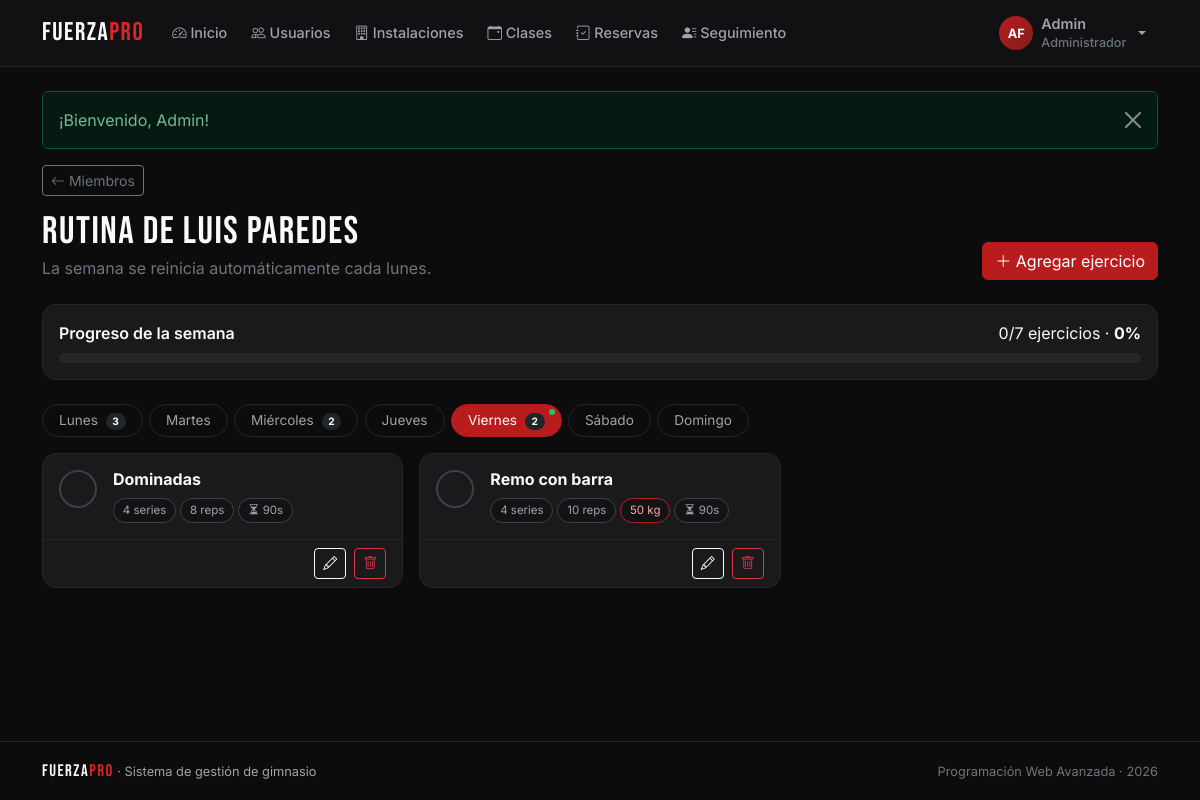
The app's page /index.php?r=rutina/index&miembro=4 (signed in) with its own data.
### tables this page shows
CREATE TABLE usuarios (
  id               INT AUTO_INCREMENT PRIMARY KEY,
  nombre           VARCHAR(50)  NOT NULL,
  apellido         VARCHAR(50)  NOT NULL DEFAULT '',
  correo           VARCHAR(100) NOT NULL UNIQUE,
  contrasena       VARCHAR(255) NOT NULL,
  id_rol           INT          NOT NULL,
  telefono         VARCHAR(15)  NULL,
  fecha_nacimiento DATE         NULL,
  genero           ENUM('Masculino','Femenino','Otro') NULL,
  especialidad     VARCHAR(50)  NULL,
  nivel            ENUM('Principiante','Intermedio','Avanzado') NULL,
  objetivo         VARCHAR(255) NULL,
  activo           TINYINT(1)   NOT NULL DEFAULT 1,
  creado_en        DATETIME     NOT NULL DEFAULT CURRENT_TIMESTAMP,
  CONSTRAINT fk_usuarios_roles FOREIGN KEY (id_rol) REFERENCES roles(id)
);

CREATE TABLE ejercicios_rutina (
  id            INT AUTO_INCREMENT PRIMARY KEY,
  id_miembro    INT          NOT NULL,
  dia           ENUM('Lunes','Martes','Miercoles','Jueves','Viernes','Sabado','Domingo') NOT NULL,
  nombre        VARCHAR(60)  NOT NULL,
  series        VARCHAR(10)  NULL,
  repeticiones  VARCHAR(15)  NULL,
  descanso      VARCHAR(10)  NULL,
  peso          VARCHAR(10)  NULL,
  notas         VARCHAR(255) NULL,
  orden         INT          NOT NULL DEFAULT 0,
  creado_por    INT          NULL,
  CONSTRAINT fk_rutina_miembro FOREIGN KEY (id_miembro) REFERENCES usuarios(id) ON DELETE CASCADE,
  CONSTRAINT fk_rutina_autor   FOREIGN KEY (creado_por) REFERENCES usuarios(id) ON DELETE SET NULL
);

### core/Auth.php (called while the page is built, shortened)
<?php
class Auth
{
    public static function check(): bool
    {
        return isset($_SESSION['usuario']);
    }
    public static function rol(): ?int
    {
        return $_SESSION['usuario']['id_rol'] ?? null;
    }
    public static function es(int ...$roles): bool
    {
        return self::check() && in_array(self::rol(), $roles, true);
    }
}

### controllers/RutinaController.php (called while the page is built, shortened)
<?php
class RutinaController extends Controller
{
    public function index(): void
    {
        $m = $this->exigirMiembro('rutina/index', 'Rutinas');
        $dia = in_array($_GET['dia'] ?? '', DIAS, true) ? $_GET['dia'] : dia_actual();
        [$hechos, $total] = Ejercicio::progresoSemana((int) $m['id']);
        $this->view('rutina/index', [
            'titulo'  => Auth::es(Auth::MIEMBRO) ? 'Mi rutina' : 'Rutina de ' . $m['nombre'],
            'miembro' => $m,
            'rutina'  => Ejercicio::rutinaSemanal((int) $m['id']),
            'dia'     => $dia,
            'hechos'  => $hechos,
            'total'   => $total,
            'pm'      => $this->paramsMiembro($m),
        ]);
    }
}

### core/Router.php (called while the page is built, shortened)
<?php
class Router
{
    public static function dispatch(string $ruta): void
    {
        if (!preg_match('#^([a-z]+)/([a-z]+)$#', $ruta, $m)) {
            self::noEncontrado();
        }
        [, $nombre, $accion] = $m;
        (new $clase())->$accion();
    }
}

### index.php (called while the page is built, shortened)
<?php
require __DIR__ . '/core/helpers.php';
require __DIR__ . '/core/Database.php';
require __DIR__ . '/core/Auth.php';
require __DIR__ . '/core/Model.php';
require __DIR__ . '/core/Controller.php';
require __DIR__ . '/core/Router.php';
Router::dispatch(is_string($_GET['r'] ?? null) ? $_GET['r'] : '');

### core/helpers.php (called while the page is built, shortened)
<?php
function e($valor): string
{
    return htmlspecialchars((string) ($valor ?? ''), ENT_QUOTES, 'UTF-8');
}
function url(string $ruta = 'inicio/index', array $params = []): string
{
    $params = array_merge(['r' => $ruta], $params);
    return 'index.php?' . http_build_query($params);
}
function dia_bonito(string $dia): string
{
    return ['Miercoles' => 'Miércoles', 'Sabado' => 'Sábado'][$dia] ?? $dia;
}
function dia_actual(): string
{
    return DIAS[(int) date('N') - 1];
}
function inicio_semana(): string
{
    return date('Y-m-d', strtotime('monday this week'));
}

### core/Database.php (called while the page is built, shortened)
<?php
class Database
{
    private static ?PDO $pdo = null;
    public static function get(): PDO
    {
        if (self::$pdo === null) {
            $dsn = 'mysql:host=' . DB_HOST . ';port=' . DB_PORT
                 . ';dbname=' . DB_NAME . ';charset=utf8mb4';
            try {
                self::$pdo = new PDO($dsn, DB_USER, DB_PASS, [
                    PDO::ATTR_ERRMODE            => PDO::ERRMODE_EXCEPTION,
                    PDO::ATTR_DEFAULT_FETCH_MODE => PDO::FETCH_ASSOC,
                    PDO::ATTR_EMULATE_PREPARES   => false,
                ]);
                self::$pdo->exec("SET time_zone = '" . date('P') . "'");
            } catch (PDOException $e) {
                http_response_code(500);
                $detalle = DEBUG ? '<br><small>' . htmlspecialchars($e->getMessage()) . '</small>' : '';
                exit('<h3 style="font-family:sans-serif">No se pudo conectar a la base de datos.'
                    . ' Revise config/config.php e importe gimnasio.sql.' . $detalle . '</h3>');
            }
        }
        return self::$pdo;
    }
}

### core/Model.php (called while the page is built, shortened)
<?php
abstract class Model
{
    protected static string $tabla;
    protected static function db(): PDO
    {
        return Database::get();
    }
    protected static function query(string $sql, array $params = []): PDOStatement
    {
        $st = self::db()->prepare($sql);
        $st->execute($params);
        return $st;
    }
    public static function find(int $id): ?array
    {
        $fila = self::query('SELECT * FROM ' . static::$tabla . ' WHERE id = ?', [$id])->fetch();
        return $fila ?: null;
    }
}

### models/Ejercicio.php (called while the page is built, shortened)
<?php
class Ejercicio extends Model
{
    public static function rutinaSemanal(int $miembro): array
    {
        $sql = 'SELECT e.*,
                       EXISTS(SELECT 1 FROM registros_entrenamiento r
                               WHERE r.id_ejercicio = e.id AND r.fecha >= ?) AS hecho
                  FROM ejercicios_rutina e
                 WHERE e.id_miembro = ?
                 ORDER BY FIELD(e.dia, ' . implode(',', array_map(fn($d) => "'$d'", DIAS)) . '), e.orden, e.id';
        $porDia = array_fill_keys(DIAS, []);
        foreach (self::query($sql, [inicio_semana(), $miembro])->fetchAll() as $fila) {
            $porDia[$fila['dia']][] = $fila;
        }
        return $porDia;
    }
}

### views/rutina/index.php (the view, shortened to what this page needs)
<?php
$pct = $total ? round($hechos / $total * 100) : 0;
$esMiembro = Auth::es(Auth::MIEMBRO);
?>
<?php if (!$esMiembro): ?>
  <a href="<?= url('miembros/index') ?>" class="btn btn-sm btn-outline-secondary mb-3"><i class="bi bi-arrow-left"></i> Miembros</a>
<?php endif; ?>
<div class="fp-page-head">
  <div>
    <h1 class="fp-title"><?= $esMiembro ? 'Mi rutina' : 'Rutina de ' . e($miembro['nombre'] . ' ' . $miembro['apellido']) ?></h1>
    <p class="text-secondary mb-0">La semana se reinicia automáticamente cada lunes.</p>
  </div>
  <button class="btn btn-danger" data-bs-toggle="modal" data-bs-target="#modalEjercicio"><i class="bi bi-plus-lg"></i> Agregar ejercicio</button>
</div>
<div class="card fp-card mb-4">
  <div class="card-body">
    <div class="d-flex justify-content-between mb-2">
      <span class="fw-semibold">Progreso de la semana</span>
      <span><span id="progresoTexto"><?= $hechos ?>/<?= $total ?></span> ejercicios · <strong id="progresoPct"><?= $pct ?>%</strong></span>
    </div>
    <div class="progress fp-progress fp-progress-lg"><div class="progress-bar bg-danger" id="progresoBarra" style="width:<?= $pct ?>%"></div></div>
  </div>
</div>
<ul class="nav nav-pills fp-pills fp-dias mb-3" role="tablist">
  <?php foreach (DIAS as $d): $n = count($rutina[$d]); ?>
    <li class="nav-item" role="presentation">
      <button class="nav-link <?= $d === $dia ? 'active' : '' ?>" data-bs-toggle="pill" data-bs-target="#dia-<?= $d ?>" type="button" role="tab" data-dia="<?= $d ?>">
        <?= mb_substr(dia_bonito($d), 0, 3) ?><span class="d-none d-md-inline"><?= mb_substr(dia_bonito($d), 3) ?></span>
        <?php if ($n): ?><span class="badge rounded-pill text-bg-dark ms-1"><?= $n ?></span><?php endif; ?>
        <?php if ($d === dia_actual()): ?><span class="fp-hoy" title="Hoy"></span><?php endif; ?>
      </button>
    </li>
  <?php endforeach; ?>
</ul>
<div class="tab-content">
  <?php foreach (DIAS as $d): ?>
    <div class="tab-pane fade <?= $d === $dia ? 'show active' : '' ?>" id="dia-<?= $d ?>" role="tabpanel">
      <div class="row g-3">
        <?php foreach ($rutina[$d] as $ej): ?>
          <div class="col-md-6 col-xl-4">
            <div class="card fp-card fp-ejercicio h-100 <?= $ej['hecho'] ? 'fp-hecho' : '' ?>">
              <div class="card-body">
                <div class="d-flex gap-3">
                  <button class="fp-check" data-marcar="<?= (int) $ej['id'] ?>" aria-pressed="<?= $ej['hecho'] ? 'true' : 'false' ?>" aria-label="Marcar <?= e($ej['nombre']) ?> como hecho">
                    <i class="bi bi-check-lg"></i>
                  </button>
                  <div class="flex-grow-1">
                    <h2 class="h6 fw-bold mb-2 fp-ej-nombre"><?= e($ej['nombre']) ?></h2>
                    <div class="d-flex flex-wrap gap-1">
                      <?php if ($ej['series']): ?><span class="fp-chip"><?= e($ej['series']) ?> series</span><?php endif; ?>
                      <?php if ($ej['repeticiones']): ?><span class="fp-chip"><?= e($ej['repeticiones']) ?> reps</span><?php endif; ?>
                      <?php if ($ej['peso']): ?><span class="fp-chip fp-chip-acc"><?= e($ej['peso']) ?> kg</span><?php endif; ?>
                      <?php if ($ej['descanso']): ?><span class="fp-chip"><i class="bi bi-hourglass-split"></i> <?= e($ej['descanso']) ?></span><?php endif; ?>
                    </div>
                  </div>
                </div>
              </div>
              <div class="card-footer d-flex justify-content-end gap-2">
                <button class="btn btn-sm btn-outline-light" data-bs-toggle="modal" data-bs-target="#modalEjercicio" data-editar='<?= e(json_encode($ej)) ?>'><i class="bi bi-pencil"></i></button>
                <form method="post" action="<?= url('rutina/eliminar') ?>" data-confirmar="¿Quitar «<?= e($ej['nombre']) ?>» de la rutina?">
                  <button class="btn btn-sm btn-outline-danger" aria-label="Eliminar"><i class="bi bi-trash"></i></button>
                </form>
              </div>
            </div>
          </div>
        <?php endforeach; ?>
      </div>
    </div>
  <?php endforeach; ?>
</div>

### assets/css/styles.css (style rules this page uses)
:root { --fp-bg: #0c0c0d; --fp-sur: #131315; --fp-card: #1a1a1d; --fp-brd: #27272a; --fp-brd2: #3f3f46; --fp-acc: #b91c1c; --fp-acch: #dc2626; --fp-txt: #fafafa; --fp-txt2: #a1a1aa; --fp-ok: #22c55e; --fp-radio: 14px; }
[data-bs-theme="dark"] { --bs-body-bg: var(--fp-bg); --bs-body-color: var(--fp-txt); --bs-secondary-color: var(--fp-txt2); --bs-border-color: var(--fp-brd); --bs-tertiary-bg: var(--fp-sur); --bs-body-font-family: 'Inter', system-ui, sans-serif; --bs-danger: var(--fp-acch); --bs-danger-rgb: 220, 38, 38; --bs-link-color-rgb: 250, 250, 250; }
.btn-danger { --bs-btn-bg: var(--fp-acc); --bs-btn-border-color: var(--fp-acc); --bs-btn-hover-bg: var(--fp-acch); --bs-btn-hover-border-color: var(--fp-acch); --bs-btn-active-bg: #991b1b; }
body { min-height: 100vh; display: flex; flex-direction: column; -webkit-font-smoothing: antialiased; }
.fp-logo, .fp-title, .fp-display, .fp-stat-value { font-family: 'Bebas Neue', sans-serif; letter-spacing: 1.5px; }
.fp-title { font-size: clamp(1.8rem, 4vw, 2.4rem); margin-bottom: .2rem; line-height: 1.05; }
.fp-page-head { display: flex; flex-wrap: wrap; justify-content: space-between; align-items: flex-end; gap: 1rem; margin-bottom: 1.5rem; }
.fp-card { background: var(--fp-card); border: 1px solid var(--fp-brd); border-radius: var(--fp-radio); color: var(--fp-txt); transition: border-color .2s, transform .2s; }
.fp-card > .card-header, .fp-card > .card-footer { background: transparent; border-color: var(--fp-brd); }
.fp-progress { height: 6px; background: var(--fp-brd); border-radius: 6px; }
.fp-progress-lg { height: 10px; }
.fp-pills { gap: .4rem; flex-wrap: nowrap; overflow-x: auto; scrollbar-width: none; }
.fp-pills .nav-link { color: var(--fp-txt2); border: 1px solid var(--fp-brd); border-radius: 999px; padding: .35rem 1rem; font-size: .85rem; white-space: nowrap; position: relative; }
.fp-pills .nav-link.active { background: var(--fp-acc); border-color: var(--fp-acc); color: #fff; }
.fp-hoy { position: absolute; top: 4px; right: 6px; width: 6px; height: 6px; border-radius: 50%; background: var(--fp-ok); }
.fp-chip { display: inline-block; font-size: .72rem; padding: .18rem .55rem; border-radius: 999px; background: var(--fp-sur); border: 1px solid var(--fp-brd2); color: var(--fp-txt2); }
.fp-chip-acc { border-color: var(--fp-acc); color: #fca5a5; }
.fp-check { width: 38px; height: 38px; border-radius: 50%; border: 2px solid var(--fp-brd2); background: transparent; color: transparent; flex-shrink: 0; display: flex; align-items: center; justify-content: center; font-size: 1.2rem; transition: all .2s; }
.fp-main > * { animation: aparecer .35s ease both; }

### records on screen
usuarios: nombre+apellido "Luis Paredes"
ejercicios_rutina: id "7", nombre "Remo con barra", series "4", repeticiones "10", peso "50", descanso "90s"
ejercicios_rutina: nombre "Dominadas", series "4", repeticiones "8", descanso "90s"

### other values on screen
$texto "Inicio"
$texto "Usuarios"
$texto "Instalaciones"
$texto "Clases"
$texto "Reservas"
$texto "Seguimiento"
iniciales($usuario['nombre'], $usuario['apellido']) "AF"
$usuario['nombre'] "Admin"
$usuario['rol'] "Administrador"
$f['mensaje'] "¡Bienvenido, Admin!"
$hechos "0"
$pct "0"
mb_substr(dia_bonito($d), 0, 3) "Lun"
mb_substr(dia_bonito($d), 3) "es"
$n "3"
